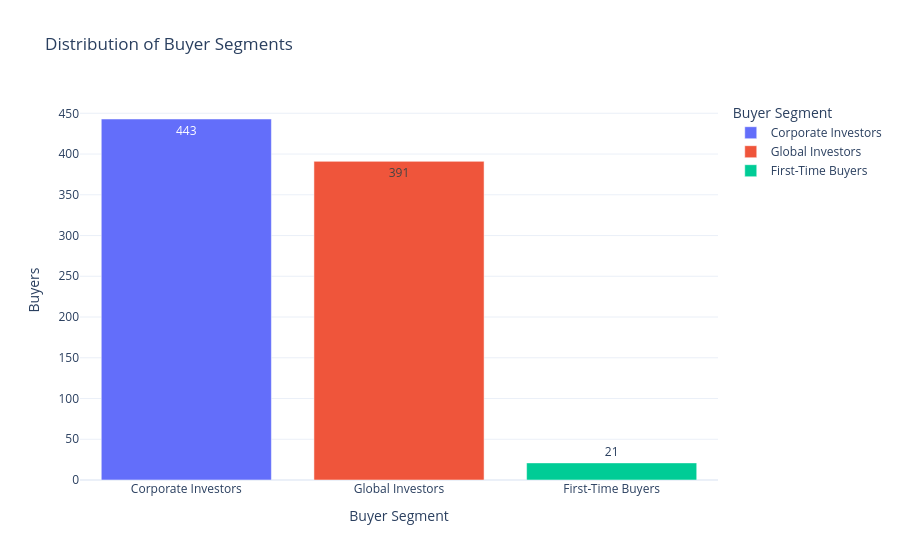

Notebook source saved alongside this figure:
### Code cell
segment_counts = (
    buyer_profile['buyer_segment']
    .value_counts()
    .reset_index()
)

segment_counts.columns = ['Buyer Segment', 'Buyers']

fig = px.bar(
    segment_counts,
    x='Buyer Segment',
    y='Buyers',
    color='Buyer Segment',
    text='Buyers',
    title='Distribution of Buyer Segments'
)

fig.update_layout(template='plotly_white')
fig.show()

### Figure 1 — Plotly figure (JSON) as saved in the notebook; plotly's stock layout.template omitted (floating-point values rounded to 4 significant figures)
{"data": [{"hovertemplate": "Buyer Segment=%{x}<br>Buyers=%{text}<extra></extra>", "legendgroup": "Corporate Investors", "marker": {"color": "#636efa", "pattern": {"shape": ""}}, "name": "Corporate Investors", "orientation": "v", "showlegend": true, "text": [443.0], "textposition": "auto", "type": "bar", "x": ["Corporate Investors"], "xaxis": "x", "y": [443], "yaxis": "y"}, {"hovertemplate": "Buyer Segment=%{x}<br>Buyers=%{text}<extra></extra>", "legendgroup": "Global Investors", "marker": {"color": "#EF553B", "pattern": {"shape": ""}}, "name": "Global Investors", "orientation": "v", "showlegend": true, "text": [391.0], "textposition": "auto", "type": "bar", "x": ["Global Investors"], "xaxis": "x", "y": [391], "yaxis": "y"}, {"hovertemplate": "Buyer Segment=%{x}<br>Buyers=%{text}<extra></extra>", "legendgroup": "First-Time Buyers", "marker": {"color": "#00cc96", "pattern": {"shape": ""}}, "name": "First-Time Buyers", "orientation": "v", "showlegend": true, "text": [21.0], "textposition": "auto", "type": "bar", "x": ["First-Time Buyers"], "xaxis": "x", "y": [21], "yaxis": "y"}], "layout": {"barmode": "relative", "legend": {"title": {"text": "Buyer Segment"}, "tracegroupgap": 0}, "title": {"text": "Distribution of Buyer Segments"}, "xaxis": {"anchor": "y", "categoryarray": ["Corporate Investors", "Global Investors", "First-Time Buyers"], "categoryorder": "array", "domain": [0, 1], "title": {"text": "Buyer Segment"}}, "yaxis": {"anchor": "x", "domain": [0, 1], "title": {"text": "Buyers"}}}}
